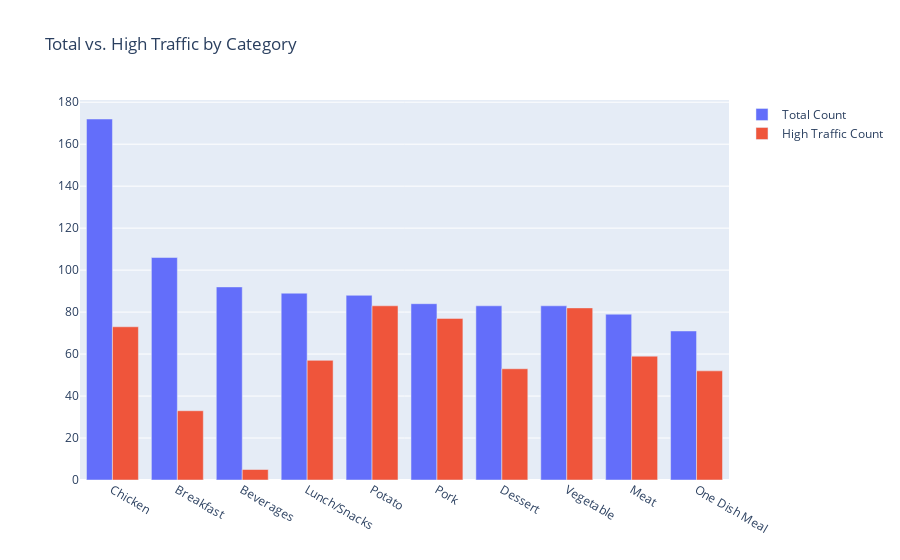

Notebook source saved alongside this figure:
### Code cell
#Graph 3: Bar plot. Compare the total counts and high traffic counts of each category.
fig = go.Figure([go.Bar(x=df_count.index, 
                        y=df_count.values,
                        name='Total Count'
                       ),
                 go.Bar(x=cat_high, 
                        y=n_high,
                        name='High Traffic Count'
                        )])

fig.update_layout(title_text='Total vs. High Traffic by Category')
fig.show()

### Figure 1 — Plotly figure (JSON) as saved in the notebook; plotly's stock layout.template omitted (floating-point values rounded to 4 significant figures)
{"data": [{"name": "Total Count", "x": ["Chicken", "Breakfast", "Beverages", "Lunch/Snacks", "Potato", "Pork", "Dessert", "Vegetable", "Meat", "One Dish Meal"], "y": [172, 106, 92, 89, 88, 84, 83, 83, 79, 71], "type": "bar"}, {"name": "High Traffic Count", "x": ["Potato", "Vegetable", "Pork", "Chicken", "Meat", "Lunch/Snacks", "Dessert", "One Dish Meal", "Breakfast", "Beverages"], "y": [83, 82, 77, 73, 59, 57, 53, 52, 33, 5], "type": "bar"}], "layout": {"title": {"text": "Total vs. High Traffic by Category"}}}
